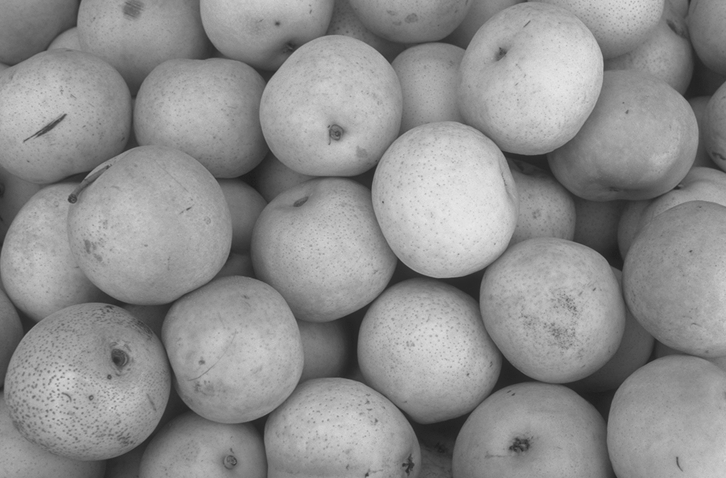
#> input picture Watershed hierarchical/imgs/pears.png, 726 x 478 px
$ python teste.py
#> lines starting #> are read from the running program, lines starting #| are printed output that depends on the picture
#> further down, img is the input picture: shape (478, 726, 3); min 28, max 232, mean 142.6
### Watershed hierarchical/watershed_Mosaic.py
import numpy as np
import cv2 as cv
from scipy import ndimage as ndi

#Img read
#img = cv.imread("imgs/pears.png")

#img chanell or gray
#gray = cv.cvtColor(img,cv.COLOR_BGR2GRAY)
#gray = cv.medianBlur(gray,3)

def my_wathershed(img,gray):

	kernel = np.ones((5,5),np.uint8)

	#Find the morphologycal gradient
	gradient = cv.morphologyEx(gray, cv.MORPH_GRADIENT, kernel)
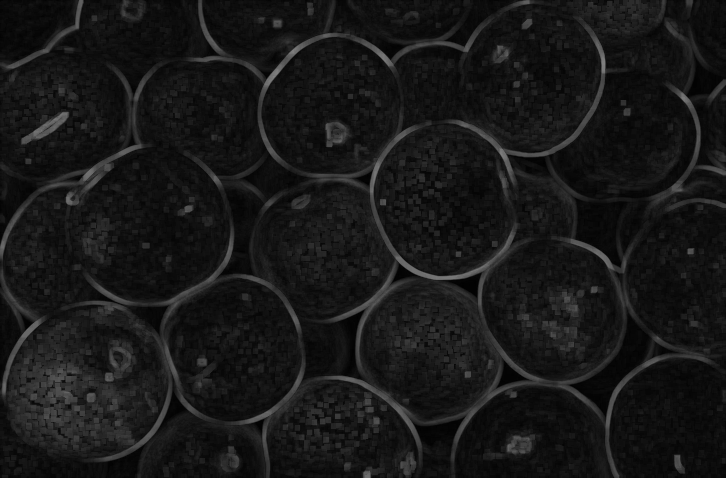
#> gradient: shape (478, 726); min 1, max 126, mean 23.5

	# cv.imshow("Gradient img",gradient)
	# cv.waitKey()

	#<Finding local max values>

	lm = ndi.filters.maximum_filter(gradient,size=8) #Finding the local max values
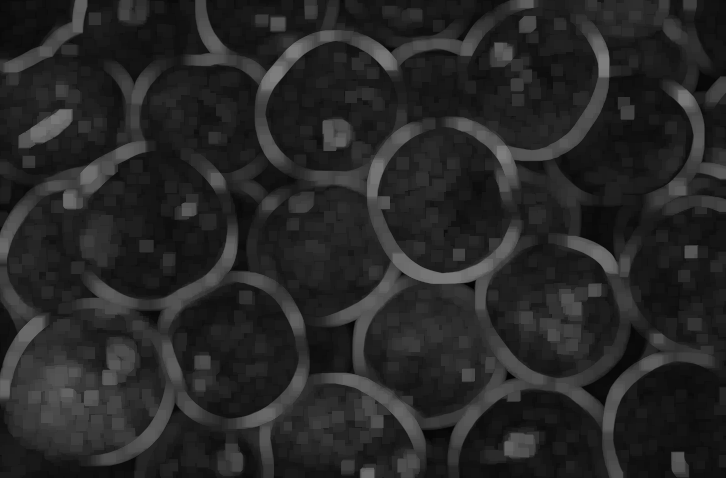
#> lm: shape (478, 726); min 2, max 126, mean 38.9
	msk = (gradient == lm) #// convert local max values to binary mask
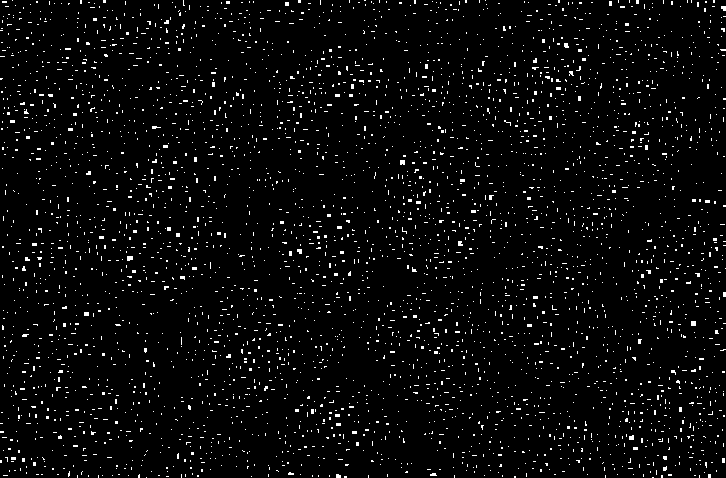
#> msk: shape (478, 726) bool; 3.5% white in thin lines or dots

	rows, cols = msk.shape
#> rows = 478; cols = 726

	mask = np.zeros((rows,cols),dtype=np.uint8)

	for i in range(rows):
		for j in range(cols):
			if msk[i,j]:
				mask[i,j] = 255
			else:
				mask[i,j] = 0
#> mask: shape (478, 726); 3.5% white in thin lines or dots

	#</Finding local max values>

	ret, markers = cv.connectedComponents(mask)#This function return a array marking each conected objetc with a value starting from 1, and 0 the rest
#> ret = 3736

	# cv.imshow("markers",mask)
	# cv.waitKey()

	#Finaly we aplly the watershed segmentation
	markers = cv.watershed(img,markers) #this fucntion return -1 where there is a border
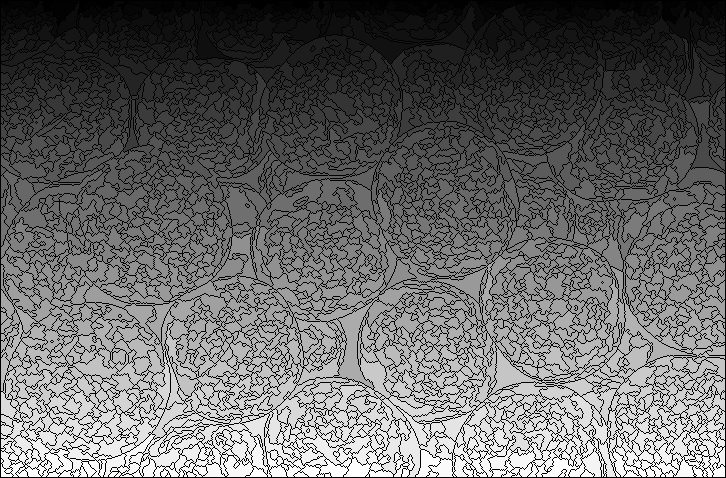
#> markers: shape (478, 726) int32; min -1, max 3734, mean 1515.4; drawn with min black and max white
	# img[markers == -1] = [0,0,255]#marking the border in red on the original image

	# cv.imshow("watershed Final stage",img)
	# cv.waitKey()
	return markers
# [15 lines of commented-out code are left out]

### Watershed hierarchical/teste.py
import numpy as np
import cv2 as cv
from watershed_Mosaic import my_wathershed
from find_mask_values import mask_values, find_neighbor, clean_Marker

def get_indexes_min_value(l):
	min_value = np.amin(np.array(l),axis=0)[3]#Getting the min_val from distance
	print(min_value)
	return [i for i, x in enumerate(l) if x[3] == min_value]


#Img read
img = cv.imread("imgs/pears.png")

#img chanell or gray
gray = cv.cvtColor(img,cv.COLOR_BGR2GRAY)

markers = my_wathershed(img= img,gray=gray)

for i in range(1000):
	markers[markers==i] = 0
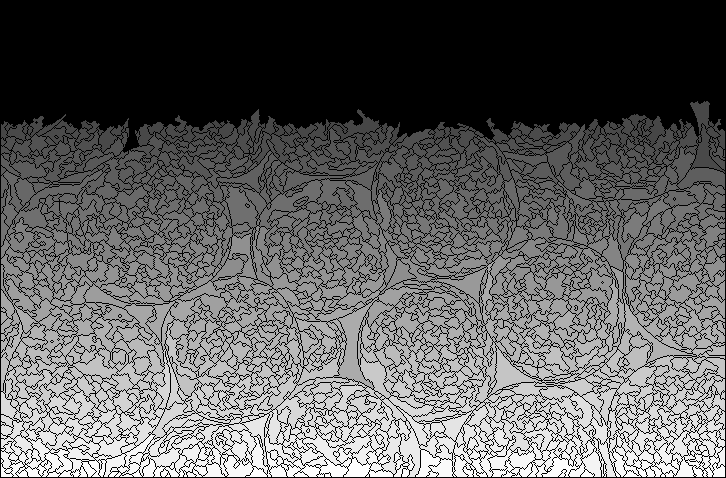
#> markers: shape (478, 726) int32; min -1, max 3734, mean 1411.9; drawn with min black and max white

r,c = gray.shape
#> r = 478; c = 726

aaa = np.zeros((r,c,3),dtype=np.uint8)
aaa.fill(255)
#> aaa: shape (478, 726, 3); every value is 255
aaa[markers==-1] = [0,0,255]
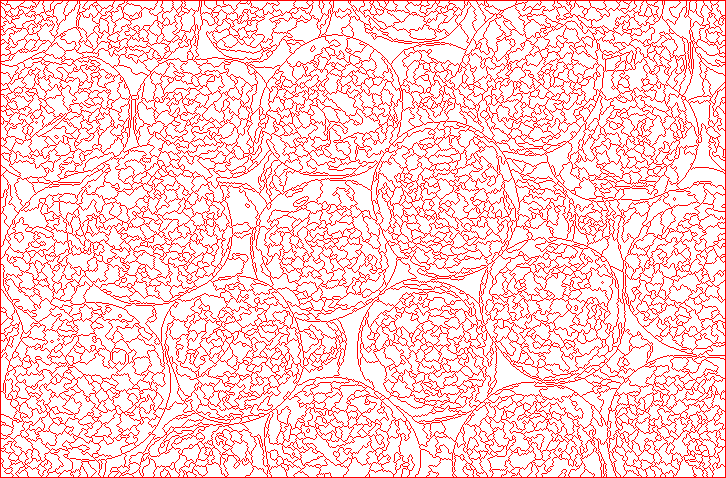
#> aaa: shape (478, 726, 3); mean of channels 0, 1, 2 206.8, 206.8, 255; drawn as B, G, R
cv.imshow("watershed_inicial_stage",aaa)
cv.waitKey()


# [8 lines of commented-out code are left out]

$ run again, with Watershed hierarchical/imgs/car.jpeg saved as Watershed hierarchical/imgs/pears.png
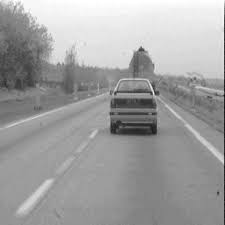
#> input picture Watershed hierarchical/imgs/car.jpeg, 225 x 225 px
#> img is the input picture: shape (225, 225, 3); min 9, max 255, mean 160.9
#> in my_wathershed, `msk = (gradient == lm)`:
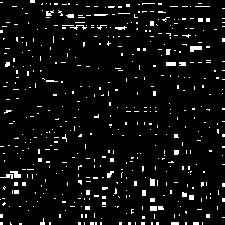
#> msk: shape (225, 225) bool; 5.5% white in thin lines or dots
#> `aaa[markers==-1] = [0,0,255]`:
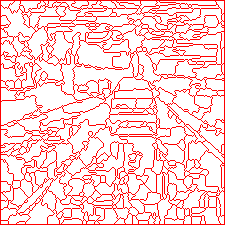
#> aaa: shape (225, 225, 3); mean of channels 0, 1, 2 207, 207, 255; drawn as B, G, R
